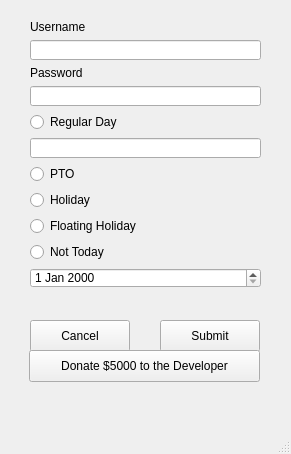
<?xml version="1.0" encoding="UTF-8"?>
<ui version="4.0">
 <class>MainWindow</class>
 <widget class="QMainWindow" name="MainWindow">
  <property name="geometry">
   <rect>
    <x>0</x>
    <y>0</y>
    <width>291</width>
    <height>454</height>
   </rect>
  </property>
  <property name="windowTitle">
   <string>MainWindow</string>
  </property>
  <widget class="QWidget" name="centralwidget">
   <widget class="QPushButton" name="pushButton">
    <property name="geometry">
     <rect>
      <x>30</x>
      <y>320</y>
      <width>100</width>
      <height>32</height>
     </rect>
    </property>
    <property name="text">
     <string>Cancel</string>
    </property>
   </widget>
   <widget class="QPushButton" name="pushButton_2">
    <property name="geometry">
     <rect>
      <x>160</x>
      <y>320</y>
      <width>100</width>
      <height>32</height>
     </rect>
    </property>
    <property name="text">
     <string>Submit</string>
    </property>
   </widget>
   <widget class="QPushButton" name="pushButton_3">
    <property name="geometry">
     <rect>
      <x>29</x>
      <y>350</y>
      <width>231</width>
      <height>32</height>
     </rect>
    </property>
    <property name="text">
     <string>Donate $5000 to the Developer</string>
    </property>
   </widget>
   <widget class="QWidget" name="">
    <property name="geometry">
     <rect>
      <x>30</x>
      <y>20</y>
      <width>231</width>
      <height>269</height>
     </rect>
    </property>
    <layout class="QVBoxLayout" name="verticalLayout">
     <item>
      <widget class="QLabel" name="label">
       <property name="text">
        <string>Username</string>
       </property>
      </widget>
     </item>
     <item>
      <widget class="QLineEdit" name="lineEdit"/>
     </item>
     <item>
      <widget class="QLabel" name="label_2">
       <property name="text">
        <string>Password</string>
       </property>
      </widget>
     </item>
     <item>
      <widget class="QLineEdit" name="lineEdit_2"/>
     </item>
     <item>
      <widget class="QRadioButton" name="radioButton">
       <property name="text">
        <string>Regular Day</string>
       </property>
      </widget>
     </item>
     <item>
      <widget class="QLineEdit" name="lineEdit_3"/>
     </item>
     <item>
      <widget class="QRadioButton" name="radioButton_2">
       <property name="text">
        <string>PTO</string>
       </property>
      </widget>
     </item>
     <item>
      <widget class="QRadioButton" name="radioButton_3">
       <property name="text">
        <string>Holiday</string>
       </property>
      </widget>
     </item>
     <item>
      <widget class="QRadioButton" name="radioButton_4">
       <property name="text">
        <string>Floating Holiday</string>
       </property>
      </widget>
     </item>
     <item>
      <widget class="QRadioButton" name="radioButton_5">
       <property name="text">
        <string>Not Today</string>
       </property>
      </widget>
     </item>
     <item>
      <widget class="QDateEdit" name="dateEdit"/>
     </item>
    </layout>
   </widget>
  </widget>
  <widget class="QMenuBar" name="menubar">
   <property name="geometry">
    <rect>
     <x>0</x>
     <y>0</y>
     <width>291</width>
     <height>37</height>
    </rect>
   </property>
  </widget>
  <widget class="QStatusBar" name="statusbar"/>
 </widget>
 <resources/>
 <connections/>
</ui>
